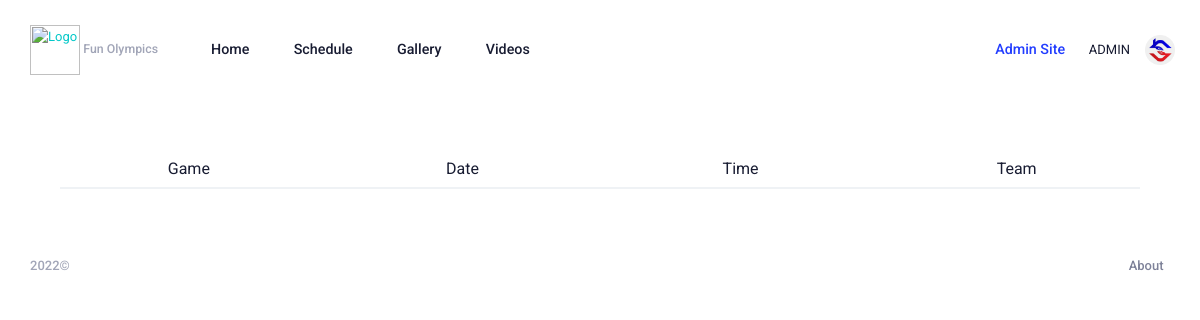
Before: /schedule (signed in) with the older database file.
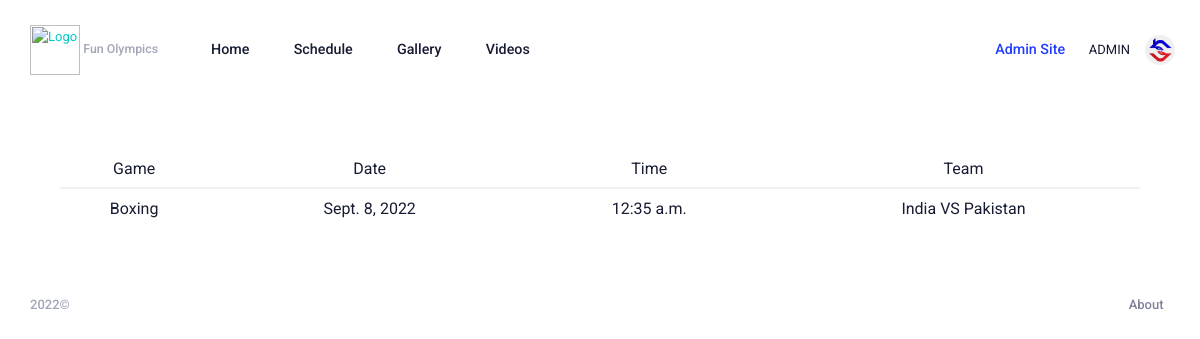
After: the same page with the newer database file.
### home/models.py (models this page shows, shortened)
class Schedule(models.Model):
    category = models.ForeignKey(
        Categories, on_delete=models.DO_NOTHING)
    date = models.DateField()
    time = models.TimeField()
    teams = models.CharField(max_length=224)

### config/models.py (models this page shows, shortened)
class Categories(models.Model):
    name = models.CharField(max_length=255)
    created_at = models.DateTimeField(auto_now_add=True)
    updated_at = models.DateTimeField(auto_now=True)
    class Meta:
        verbose_name_plural = "Categories"

### home/views.py (the view)
# urls.py: path("schedule", ScheduleView.as_view(), name="schedule"),
class ScheduleView(LoginRequiredMixin, View):
    def get(self, request):
        data = Schedule.objects.all()
        context ={
            "obj" : data
        }
        return render(request, 'home/schedule.html', context)

### templates/home/schedule.html
{% extends "home/base.html" %}
{% load static %}
{% block content %}
<div class="container mt-15 mb-10">
        <table class="table table-stripped" style='text-align:center; vertical-align:middle'>
            <thead>
                <tr>
                    <th scope="col">Game</th>
                    <th scope="col">Date</th>
                    <th scope="col">Time</th>
                    <th scope="col">Team</th>
                </tr>
            </thead>
            <tbody>
                {% for data in obj %}
                <tr>
                    <td>{{data.category.name}}</td>
                    <td>{{data.date}}</td>
                    <td>{{data.time}}</td>
                    <td>{{data.teams}}</td>
                </tr>
                {% endfor %}
            </tbody>
        </table>
</div>
{% endblock %}

Changed rows visible on the page:
added Schedule: category.name "Boxing", date "Sept. 8, 2022", time "12:35 a.m.", teams "India VS Pakistan"
